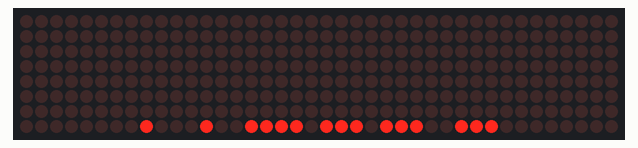
Recording of a sketch running on a simulated Arduino Uno, built with avr-gcc and run on an emulated ATmega328P. Parts: 40×8 LED matrix.

Above: at 0.16 s.
At 1.07 s:
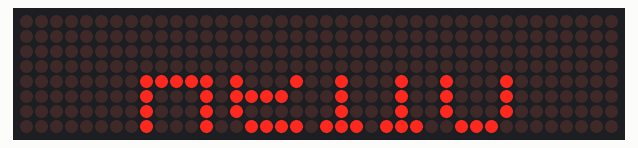
At 1.9 s:
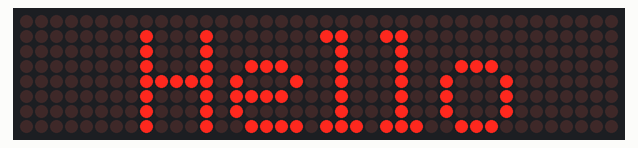
At 6.9 s:
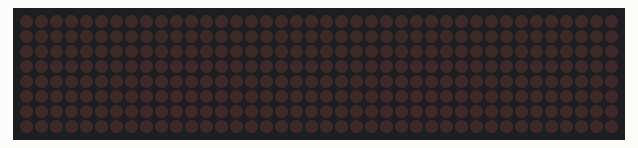
At 7.8 s:
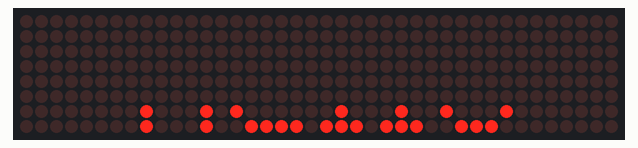

The sketch:

HELLO.ino
```cpp
//We always have to include the library
#include "LedControl.h"

/*
 Now we need a LedControl to work with.
 ***** These pin numbers will probably not work with your hardware *****
 pin 12 is connected to the DataIn
 pin 11 is connected to the CLK
 pin 10 is connected to LOAD
 ***** Please set the number of devices you have *****
 But the maximum default of 8 MAX72XX wil also work.
 */
LedControl lc=LedControl(12,11,10,5);

/* we always wait a bit between updates of the display */
int helloT=300;
int helloS=0;
int helloR=0;

/*
 This time we have more than one device.
 But all of them have to be initialized
 individually.
 */
void setup() {
  //we have already set the number of devices when we created the LedControl
  int devices=lc.getDeviceCount();
  //we have to init all devices in a loop
  for(int address=0;address<devices;address++) {
    /*The MAX72XX is in power-saving mode on startup*/
    lc.shutdown(address,false);
    /* Set the brightness to a medium values */
    lc.setIntensity(address,3);
    /* and clear the display */
    lc.clearDisplay(address);
  }
}

void loop()
{
  lc.setRow(1,7,B10001001);
  lc.setRow(2,7,B11101110);
  lc.setRow(3,7,B11100111);
  delay(helloT);
  lc.setRow(1,6,B10001010);
  lc.setRow(2,6,B00000100);
  lc.setRow(3,6,B01001000);
  lc.setRow(4,6,B10000000);
  delay(helloT);
  lc.setRow(1,5,B10001011);
  lc.setRow(2,5,B11000100);
  lc.setRow(3,5,B01001000);
  lc.setRow(4,5,B10000000);
  delay(helloT);
  lc.setRow(1,4,B11111010);
  lc.setRow(2,4,B00100100);
  lc.setRow(3,4,B01001000);
  lc.setRow(4,4,B10000000);
  delay(helloT);
  lc.setRow(1,3,B10001001);
  lc.setRow(2,3,B11000100);
  lc.setRow(3,3,B01000111);
  delay(helloT);
  lc.setRow(1,2,B10001000);
  lc.setRow(2,2,B00000100);
  lc.setRow(3,2,B01000000);
  delay(helloT);
  lc.setRow(1,1,B10001000);
  lc.setRow(2,1,B00001100);
  lc.setRow(3,1,B11000000);
  delay(5000);
  while (helloS<=4)
  {
    while (helloR<=7)
    {
      lc.setRow(helloS,helloR,B00000000);
      helloR++;
    }
    helloR=0;
    helloS++;
  }
  helloS=0;
  helloR=0;
  delay(500);
}
```

Measured:
- by itself, everything shown: repeats every 7.3 s, in 8 steps
- what the display in image 2 shows lasts 5.1 s, from 1.8 s to 6.9 s
- what the display in image 3 shows lasts 0.5 s, from 6.9 s to 7.4 s
